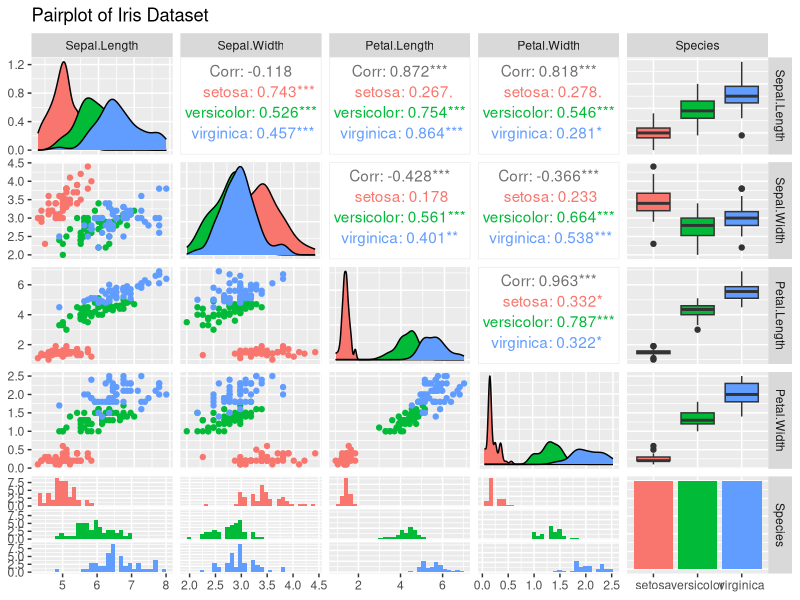
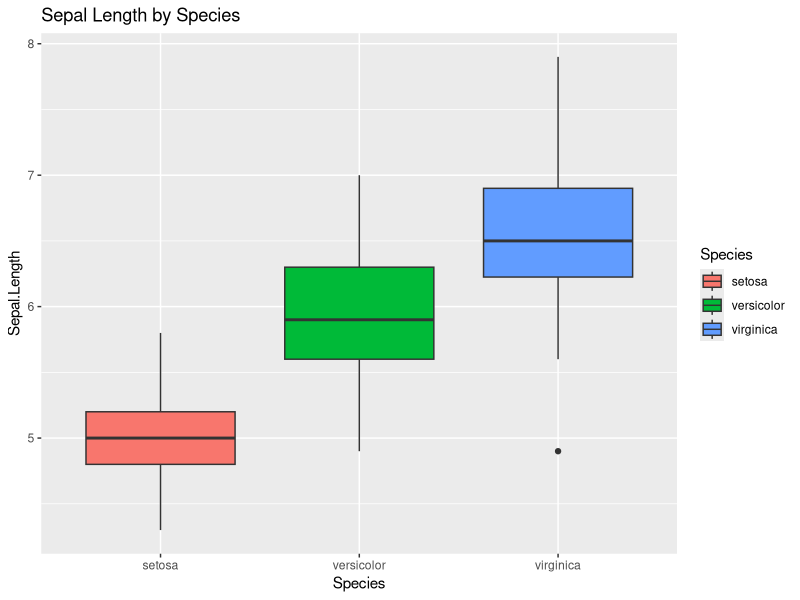
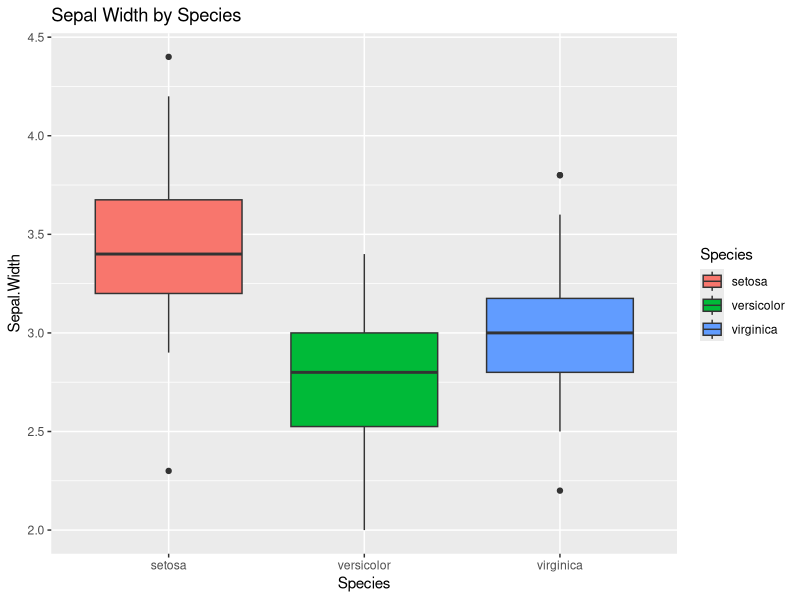
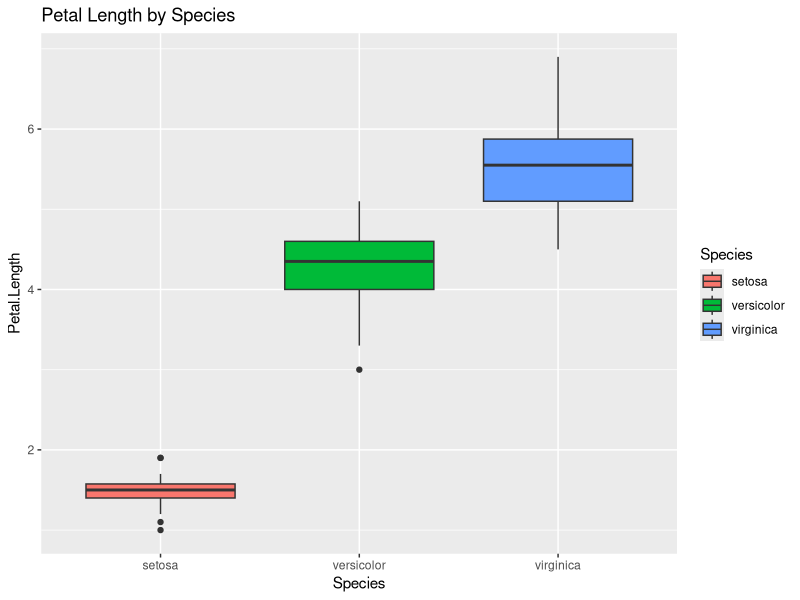
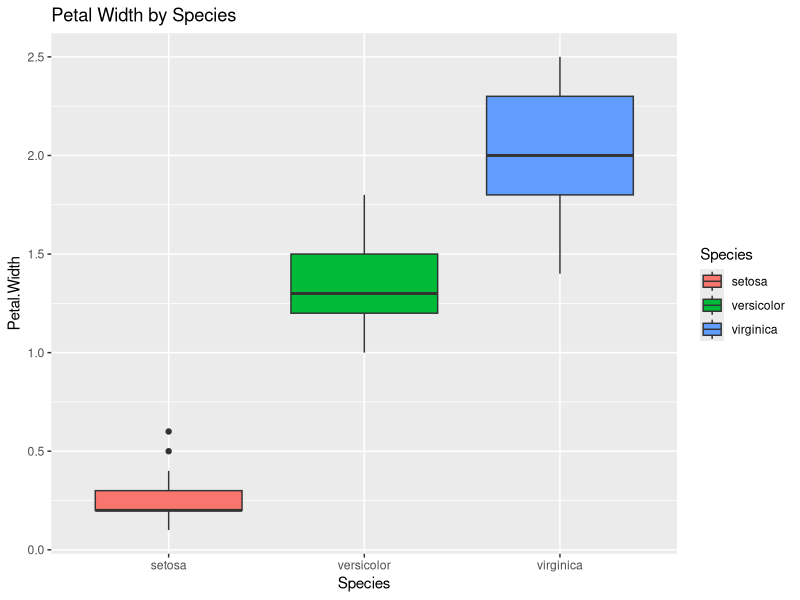
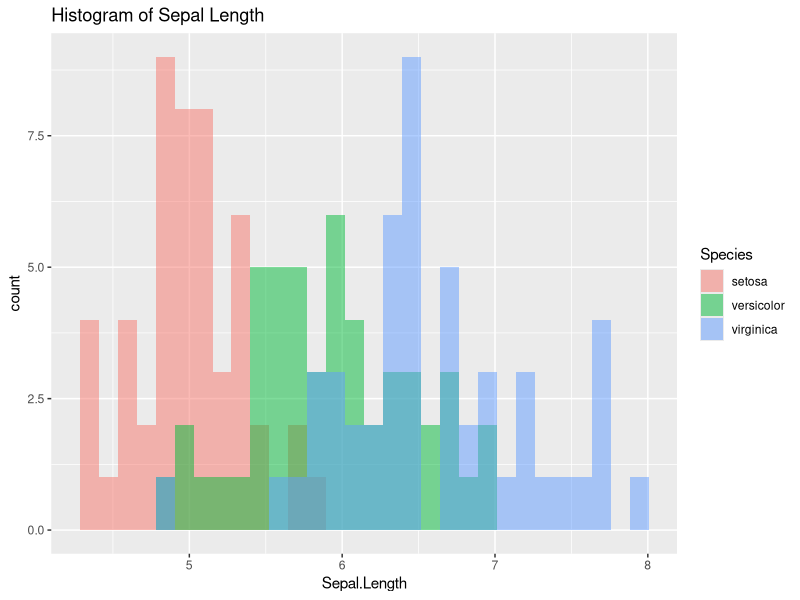
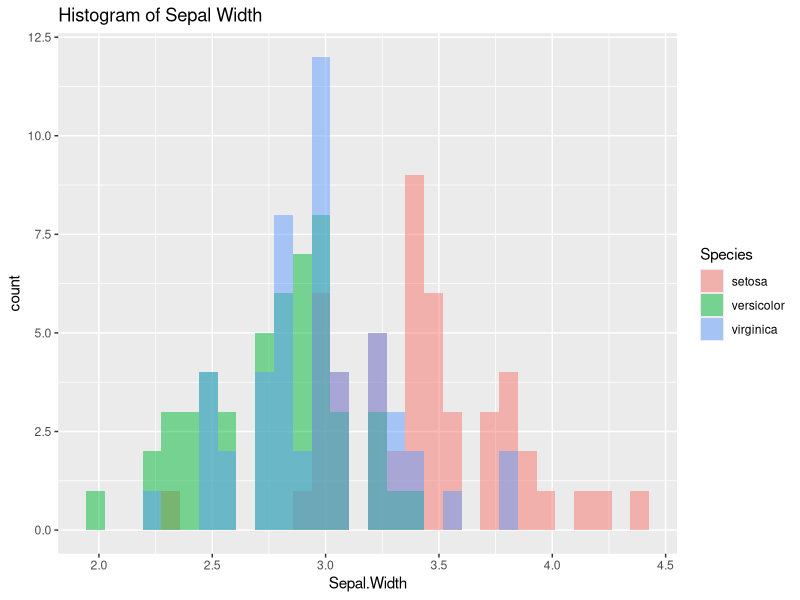
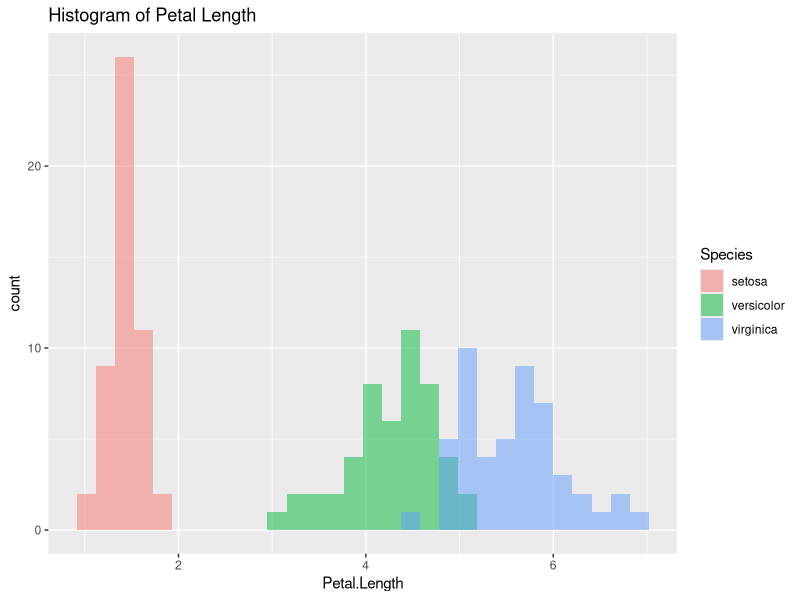

Source code (R) for these figures, in order:
## ---- chunk 1
#| warning: false
# Load necessary libraries
library(datasets)
library(ggplot2)
library(dplyr)
library(GGally)

# Load the Iris dataset
data(iris)

# 1. Basic Exploration

# First few rows
head(iris)

# Structure of the dataset
str(iris)

# Summary statistics
summary(iris)

# Class distribution
table(iris$Species)

# Check for missing values
sum(is.na(iris))

# 2. Visualizations

# Pairplot to visualize relationships between features
ggpairs(iris, aes(color = Species)) +
  ggtitle("Pairplot of Iris Dataset")

# Boxplots to visualize feature distributions by species
ggplot(iris, aes(x = Species, y = Sepal.Length, fill = Species)) +
  geom_boxplot() +
  ggtitle("Sepal Length by Species")

ggplot(iris, aes(x = Species, y = Sepal.Width, fill = Species)) +
  geom_boxplot() +
  ggtitle("Sepal Width by Species")

ggplot(iris, aes(x = Species, y = Petal.Length, fill = Species)) +
  geom_boxplot() +
  ggtitle("Petal Length by Species")

ggplot(iris, aes(x = Species, y = Petal.Width, fill = Species)) +
  geom_boxplot() +
  ggtitle("Petal Width by Species")

# Histograms to visualize feature distributions
ggplot(iris, aes(x = Sepal.Length, fill = Species)) +
  geom_histogram(alpha = 0.5, position = "identity") +
  ggtitle("Histogram of Sepal Length")

ggplot(iris, aes(x = Sepal.Width, fill = Species)) +
  geom_histogram(alpha = 0.5, position = "identity") +
  ggtitle("Histogram of Sepal Width")

ggplot(iris, aes(x = Petal.Length, fill = Species)) +
  geom_histogram(alpha = 0.5, position = "identity") +
  ggtitle("Histogram of Petal Length")

ggplot(iris, aes(x = Petal.Width, fill = Species)) +
  geom_histogram(alpha = 0.5, position = "identity") +
  ggtitle("Histogram of Petal Width")

#Violin Plots
ggplot(iris, aes(x=Species, y=Sepal.Length, fill=Species)) + geom_violin() + ggtitle("Violin Plot of Sepal Length")
ggplot(iris, aes(x=Species, y=Sepal.Width, fill=Species)) + geom_violin() + ggtitle("Violin Plot of Sepal Width")
ggplot(iris, aes(x=Species, y=Petal.Length, fill=Species)) + geom_violin() + ggtitle("Violin Plot of Petal Length")
ggplot(iris, aes(x=Species, y=Petal.Width, fill=Species)) + geom_violin() + ggtitle("Violin Plot of Petal Width")

# Correlation Matrix (using cor and heatmap)
correlation_matrix <- cor(iris[, 1:4])
heatmap(correlation_matrix, annot = TRUE, main = "Correlation Matrix")

# 3. Further Analysis (Optional)

# Outlier Detection (e.g., using boxplots or scatter plots)
# Feature Engineering (if needed)
# Statistical tests (e.g., ANOVA)
# Example ANOVA
anova_sepal_length <- aov(Sepal.Length ~ Species, data = iris)
summary(anova_sepal_length) #Shows if there are significant differences between species for Sepal Length.
